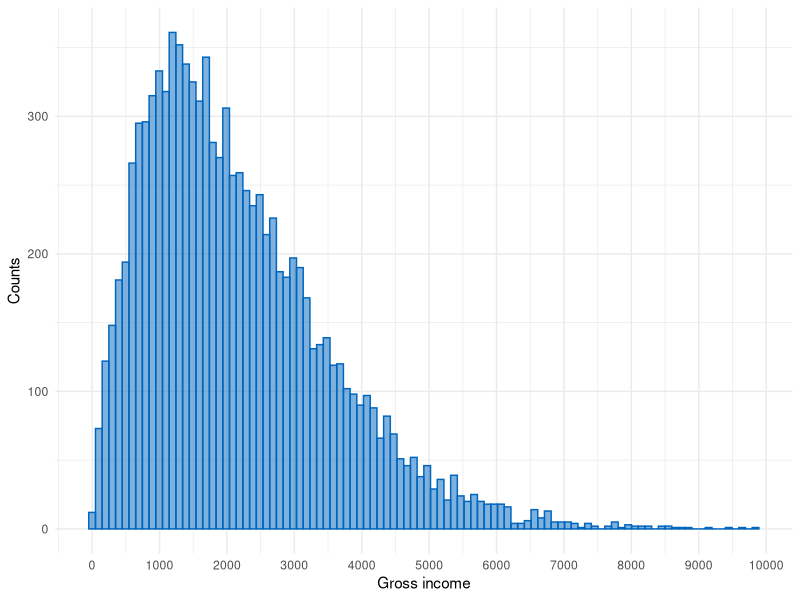

R code for this plot:
## Exercise 2.1 ##

x <- runif(100, 1, 100)
x
mean_x <- round(mean(x), 2)
mean_x
?runif
# generates random deviates of the uniform distribution
# runif(n, min, max)
# the mean_x change because of x value 
set.seed(100)


## Exercise 2.2 ##
# 1. vector x that entails all integers between 1 and 1000
x <- (1:1000)
x <- seq(1,1000,1)
y <- 1000 - x
y
y <- x+y
y


## Exercise 2.3 ##
n <- 1e4
scale <- 1.5e4
income <- round( rbeta(n=n, shape1=2, shape2=12) * scale, 2)

install.packages('ggplot2')
library(ggplot2)
# Plot the resulting curve
ggplot(data.frame(x = income), aes(x=x)) +
  geom_histogram(color = "#0065BD", fill = "#0065BD", alpha=0.5, bins = 100) +
  scale_x_continuous(breaks = seq(0, scale, 1e3)) + 
  labs(x = "Gross income", 
       y = "Counts") + 
  theme_minimal()

?rbeta
n <- 1e3
scale <- 1.5e3
income <- round( rbeta(n=1000, shape1 = 5, shape2 = 20) * scale, 2)

income_s <- sort(income)
group <- c("Lower 1%", "Lower 50%", "Top 10%", "Top 1%")
p <- c(.1, .5, .9, .99)

boundary <- round(income_s[p*n], 0)

low10_m <- mean( income_s[c(1:(.1*n))] )
low50_m <- mean( income_s[c(1:(.5*n))] )
top10_m <- mean( income_s[c((.9*n):n)] )
top1_m <- mean( income_s[c((.99*n):n)] )

means <-  round( c(low10_m, low50_m, top10_m, top1_m) , 0)

income_summary <- data.frame(group, boundary, means)
income_summary

##       group boundary means
## 1  Lower 1%      618   398
## 2 Lower 50%     1865  1073
## 3   Top 10%     4014  4979
## 4    Top 1%     6125  6737
